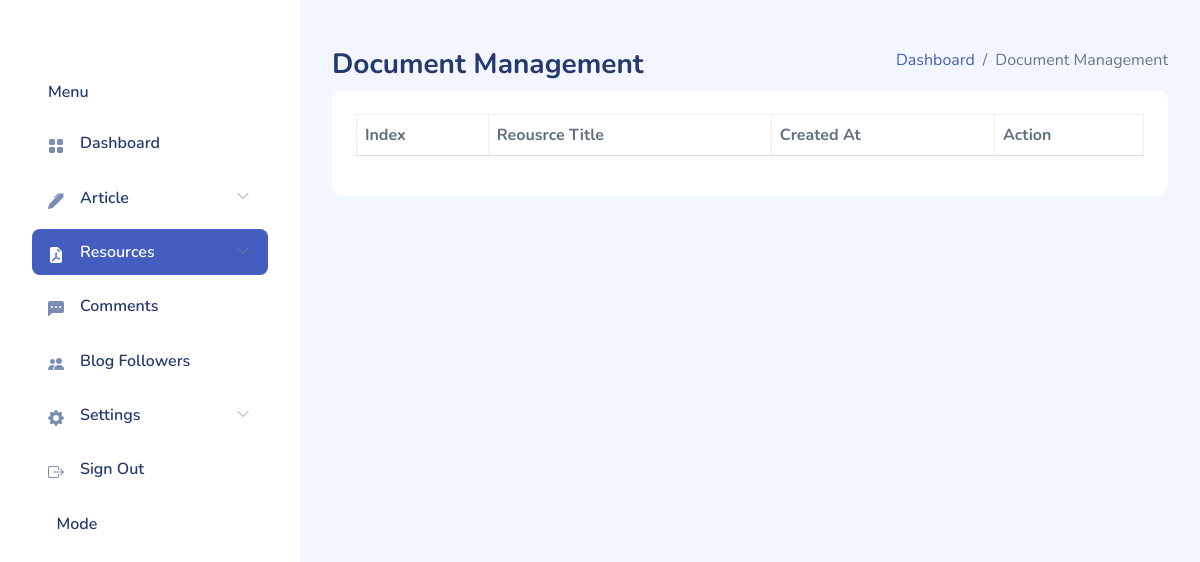
The app's page /document-management/ (signed in), older data.
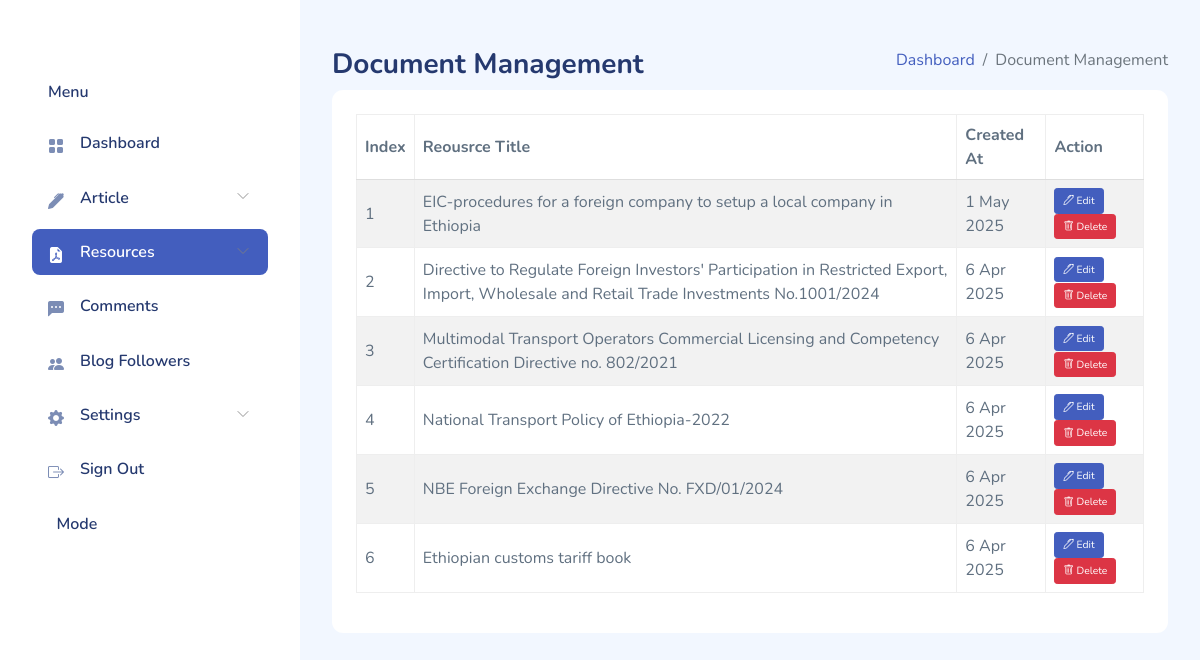
The same page, newer data.
### admin_app/models.py (models this page shows, shortened)
class ResourcesModel(models.Model):
    resource_name = models.CharField(max_length=200)
    short_description = models.TextField()
    resource_file = models.FileField(upload_to="resources")
    created_at = models.DateTimeField(default=timezone.now)
    class Meta:
        verbose_name = "Resource"
        verbose_name_plural = "Resources"
        ordering = ['-created_at']

### admin_app/views.py (the view)
# urls.py: path("document-management/", DocumentManagement.as_view(), name="document-management-view"),
class DocumentManagement(AuthRequiredMixin, UnapprovedCommentCountMixin, TemplateView):
    template_name = "admin_templates/resources-management.html"
    def get_context_data(self, *args, **kwargs):
        context = super().get_context_data(*args, **kwargs)
        resources = ResourcesModel.objects.only('id', 'resource_name', 'short_description', 'created_at').all()
        context['resources'] = resources
        return context

### admin_app/mixins.py (called while the page is built)
    def get_context_data(self, **kwargs):
        context = super().get_context_data(**kwargs)
        context['unapproved_comment_count'] = Comment.objects.filter(approved=False).count()
        return context

### admin_app/views.py (called while the page is built)
    def dispatch(self, request, *args, **kwargs):
        if not request.user.is_authenticated:
            return redirect(self.login_url)
        return super().dispatch(request, *args, **kwargs)

### templates/admin_templates/resources-management.html (shortened to what this page needs)
{% extends 'admin_templates/base.html' %}
{% block 'main-page-content' %}
<div class="page-heading">
    <div class="page-title">
        <div class="row">
            <div class="col-12 col-md-6 order-md-1 order-last">
                <h3>Document Management</h3>
            </div>
            <div class="col-12 col-md-6 order-md-2 order-first">
                <nav aria-label="breadcrumb" class="breadcrumb-header float-start float-lg-end">
                    <ol class="breadcrumb">
                        <li class="breadcrumb-item">
                            <a href="{% url 'admin-index-view' %}" hx-get="{% url 'admin-index-view' %}"
                                hx-target="#main-content" hx-swap="innerHTML" hx-push-url="true">Dashboard</a>
                        </li>
                        <li class="breadcrumb-item active" aria-current="page">Document Management</li>
                    </ol>
                </nav>
            </div>
        </div>
    </div>
    <section class="section">
        <div class="card">
            <div class="card-body">
                <div class="row">
                    <div class="col-md-12">
                        <table id="articleDataTable" class="table nowrap table-striped table-bordered dt-responsive"
                            style="width:100%">
                            <thead>
                                <tr>
                                    <th>Index</th>
                                    <th>Reousrce Title</th>
                                    <th>Created At</th>
                                    <th>Action</th>
                                </tr>
                            </thead>
                            <tbody>
                                {% for resource in resources %}
                                <tr data-slug="{{ resource.slug }}">
                                    <td>{{ forloop.counter }}</td>
                                    <td>{{ resource.resource_name }}</td>
                                    <td>{{ resource.created_at|date:"j M Y" }}</td>
                                    <td>
                                        <a href="{% url 'update-resource-view' resource.id %}"
                                            class="btn btn-primary btn-sm"><i class="bi bi-pen"></i> Edit</a>
                                            <a href="#" class="btn btn-danger btn-sm delete-btn"
                                                data-url="{% url 'delete-resource-view' resource.id %}">
                                                <i class="bi bi-trash"></i> Delete
                                            </a>
                                    </td>
                                </tr>
                                {% endfor %}
                            </tbody>
                        </table>
                    </div>
                </div>
            </div>
        </div>
    </section>
</div>
{% endblock %}

Row changes from the older to the newer data that the page shows:
added ResourcesModel: resource_name "EIC-procedures for a foreign company to setup a local company in Ethiopia", created_at "1 May 2025"
added ResourcesModel: resource_name "Directive to Regulate Foreign Investors' Participation in Restricted Export, Import, Wholesale and Retail Trade Investments No.1001/2024", created_at "6 Apr 2025"
added ResourcesModel: resource_name "Multimodal Transport Operators Commercial Licensing and Competency Certification Directive no. 802/2021", created_at "6 Apr 2025"
added ResourcesModel: resource_name "National Transport Policy of Ethiopia-2022", created_at "6 Apr 2025"
added ResourcesModel: resource_name "NBE Foreign Exchange Directive No. FXD/01/2024", created_at "6 Apr 2025"
added ResourcesModel: resource_name "Ethiopian customs tariff book", created_at "6 Apr 2025"
